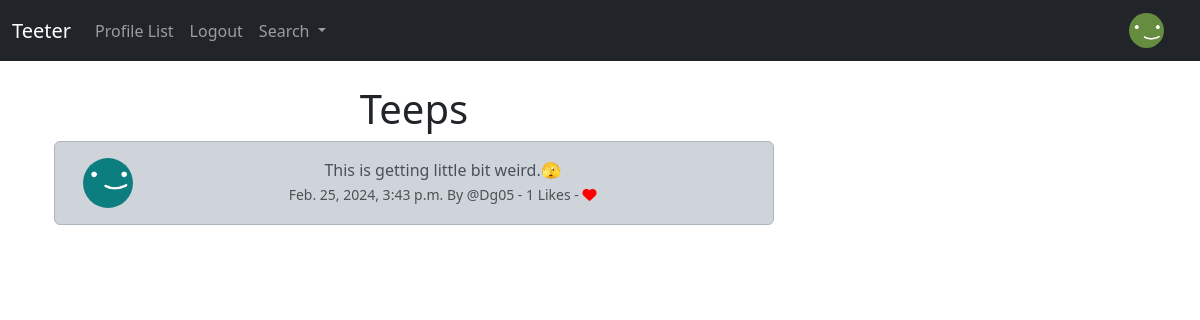
/teep_share/3 (signed in), run on the app's committed database.
### teeter/models.py (models this page shows, shortened)
class Profile(models.Model):
    user = models.OneToOneField(User, on_delete=models.CASCADE)
    follows = models.ManyToManyField("self",
        related_name="followed_by",
        symmetrical=False,
        blank=True)
    date_modified = models.DateTimeField(User, auto_now=True)
    profile_image = models.ImageField(null=True, blank=True, upload_to='images/')
    profile_bio = models.CharField(null=True, blank=True, max_length=500)
    website_link = models.CharField(null=True, blank=True, max_length=150)
    instagram_link = models.CharField(null=True, blank=True, max_length=150)
    facebook_link = models.CharField(null=True, blank=True, max_length=150)
    linkedin_link = models.CharField(null=True, blank=True, max_length=150)

class Teep(models.Model):
    user = models.ForeignKey(
        User, related_name='teeps',
        on_delete=models.DO_NOTHING
    )
    body=models.CharField(max_length=200)
    created_at = models.DateTimeField(auto_now_add=True)
    likes = models.ManyToManyField(User, related_name="teep_like", blank=True)
    def number_of_likes(self):
        return self.likes.count()

### teeter/views.py (the view)
# urls.py: path('teep_share/<int:pk>', teep_share, name='teep_share'),
def teep_share(request, pk):
    teep = get_object_or_404(Teep, id=pk)
    if teep:
        return render(request, 'teep_share.html', {'teep': teep})
    else:
        messages.success(request, ("That teep doesn't exist..."))
        return redirect('login')

### teeter/templates/teep_share.html (shortened to what this page needs)
{% extends 'base.html' %}
{% load static %}
{% block content %}
  <div class="container text-center">
    <div class="row">
      <div class="col-8">
        <h1>Teeps</h1>
          <div class="alert alert-dark" role="alert">
            <div class="container">
              <div class="row">
                <div class="col-1">
                  {% if teep.user.profile.profile_image %}
                    <img src="{{ teep.user.profile.profile_image.url }}" width=50 height=50 class="rounded-circle" alt="{{ profile.user.username }}">
                  {% else %}
                    <img src="{% static 'images/profile-icon.jpeg' %}" width=50 height=50 class="rounded-circle" alt="{{ profile.user.username }}">
                  {% endif %}
                </div>
                <div class="col-11">
                  {{ teep.body }}<br/>
                  <small class="text-muted">
                    {{ teep.created_at }} By @{{ teep.user.username }}
                    - {{ teep.number_of_likes }} Likes -
                    {% if user in teep.likes.all %}
                    <a href="{% url 'teep_like' teep.id %}">
                      <i class="fa-solid fa-heart" style="color:red"></i>
                    </a>
                    {% else %}
                    <a href="{% url 'teep_like' teep.id %}">
                      <i class="fa fa-heart-o" style="color:red"></i>
                    </a>
                    {% endif %}
                  </small>
                </div>
              </div>
            </div>
          </div>
          <br/><br/>
      </div>
  <div class="col-4">
    <br/><br/>
  </div>
{% endblock %}

### teeter/templates/navbar.html (shortened to what this page needs)
<nav class="navbar navbar-expand-lg navbar-dark bg-dark">
{% load static %}
    <div class="container-fluid">
      <a class="navbar-brand" href="{% url 'home' %}">Teeter</a>
      <div class="collapse navbar-collapse" id="navbarSupportedContent">
        <ul class="navbar-nav me-auto mb-2 mb-lg-0">
          <li class="nav-item">
            <a class="nav-link" href="{% url 'profile_list' %}">Profile List</a>
          </li>
          {% if user.is_authenticated %}
            <li class="nav-item">
              <a class="nav-link" href="{% url 'logout' %}">Logout</a>
            </li>
          {% endif %}
          <li class="nav-item dropdown">
            <a class="nav-link dropdown-toggle" href="#" role="button" data-bs-toggle="dropdown" aria-expanded="false">
              Search
            </a>
          </li>
        </ul>
        {% if user.is_authenticated %}
          <ul class="navbar-nav ml-auto">
            <li class="nav-link navbar-brand">
              <a href="{% url 'profile' request.user.id %}">
                {% if user.profile.profile_image %}
                  <img src="{{ user.profile.profile_image.url }}" class="rounded-circle" width=35>
                {% else %}
                  <img src="{% static 'images/profile-icon.jpeg' %}" class="img-fluid rounded-circle" alt="Profile Image" width=35>
                {% endif %}
              </a>
            </li>
          </ul>
        {% endif %}
      </div>
    </div>
  </nav>

### data on the page
Teep: user.profile.profile_image (picture), body "This is getting little bit weird.🫣", created_at "Feb. 25, 2024, 3:43 p.m.", user.username "Dg05", number_of_likes "1"
